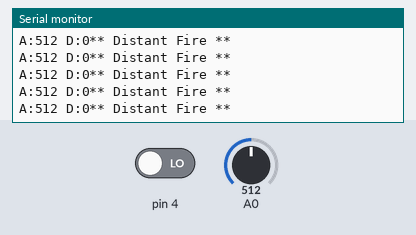
Recording of a sketch running on a simulated Arduino Uno, built with avr-gcc and run on an emulated ATmega328P. Parts: the last lines printed to the serial monitor. Inputs (shaded band) come from the test bench; at power-on: A0 = 512, pin 4 LOW.

Above: at 1.2 s.
1.3 s: A0 set to 716
At 2.2 s:
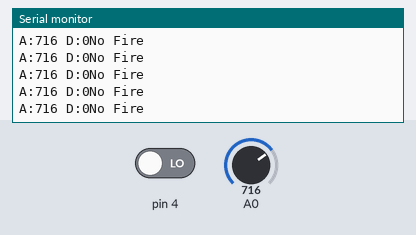
3.2 s: A0 set to 511
At 4.2 s:
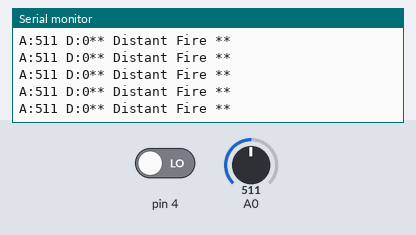
6.2 s: A0 set to 306
At 6.8 s:
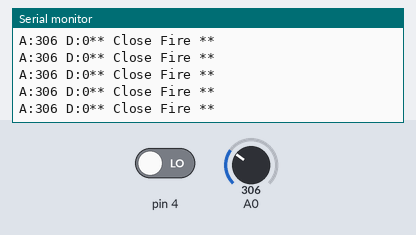
8.2 s: A0 set to 900
At 9.2 s:
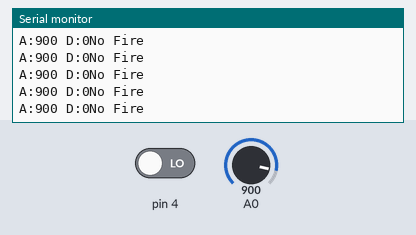
11.2 s: pin 4 driven HIGH
At 12.2 s:
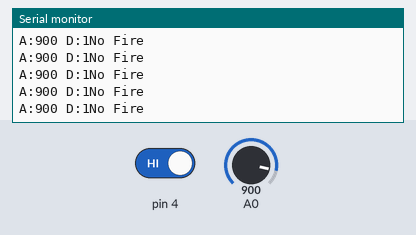
14.2 s: A0 set to 0
At 15.3 s:
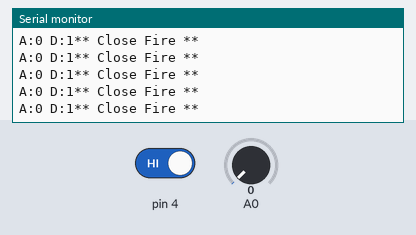

The sketch:

P03_SensorFlama.ino
```cpp
// lowest and highest sensor readings:
const int sensorMin = 0;     // sensor minimum
const int sensorMax = 1024;  // sensor maximum

void setup() {
  // initialize serial communication @ 9600 baud:
  Serial.begin(9600);
}
void loop() {
  // read the sensor on analog A0:
  int sensorReading = analogRead(A0);
  byte digitalReading = digitalRead(4);
  // map the sensor range (four options):
  Serial.print("A:");
  Serial.print(sensorReading);
  Serial.print(" D:");
  Serial.print(digitalReading);

  // ex: 'long int map(long int, long int, long int, long int, long int)'
  int range = map(sensorReading, sensorMin, sensorMax, 0, 3);

  // range value:
  switch (range) {
  case 0:    // A fire closer than 1.5 feet away.
    Serial.println("** Close Fire **");
    break;
  case 1:    // A fire between 1-3 feet away.
    Serial.println("** Distant Fire **");
    break;
  case 2:    // No fire detected.
    Serial.println("No Fire");
    break;
  }
  delay(1);  // delay between reads
}
```

Measured:
- after the input at 1.3 s, the serial monitor: prints a new line after 0.09 s (image 1)
- after the input at 3.2 s, the serial monitor: prints a new line after 0.08 s (image 2)
- after the input at 6.2 s, the serial monitor: prints a new line after 0.09 s (image 3)
- after the input at 8.2 s, the serial monitor: prints a new line after 0.09 s (image 4)
- after the input at 11.2 s, the serial monitor: prints a new line after 0.08 s (image 5)
- after the input at 14.2 s, the serial monitor: prints a new line after 0.08 s (image 6)
